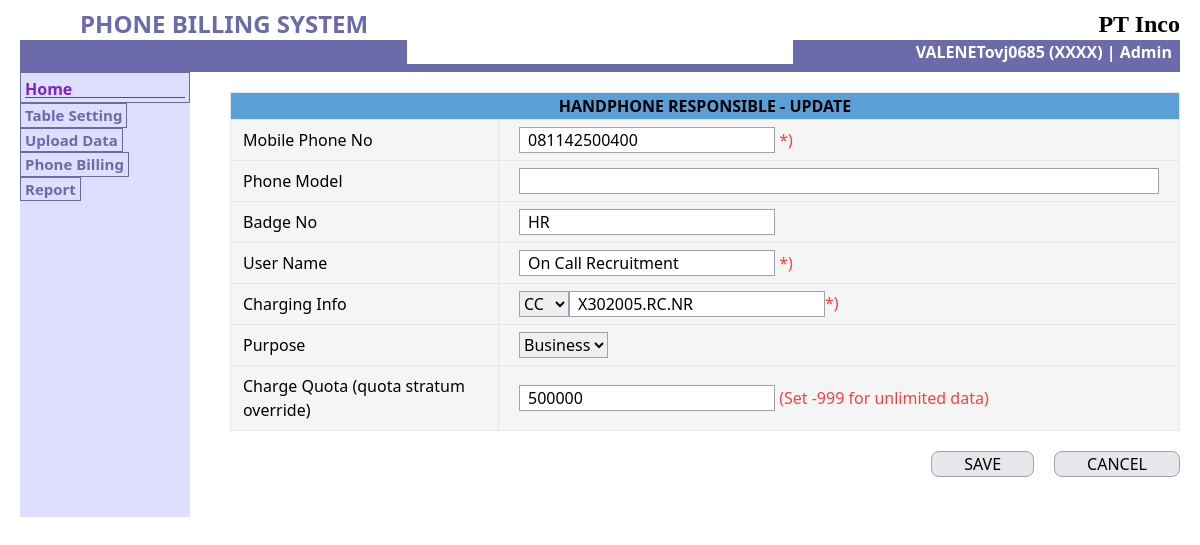
Screenshot of /pages/form-tablesetting-update.php?id=4 with the database file from the repository.
### tables this page shows
CREATE TABLE `setting` (
  `id` int(11) NOT NULL,
  `handphone_no` varchar(255) NOT NULL,
  `phone_model` varchar(255) NOT NULL,
  `badge_number` varchar(255) NOT NULL,
  `user_name` varchar(255) NOT NULL,
  `charging_selected` varchar(20) NOT NULL,
  `charging_no` varchar(255) NOT NULL,
  `purpose` varchar(255) NOT NULL,
  `charge_quota` varchar(255) NOT NULL
);

### pages/form-tablesetting-update.php (the view, shortened to what this page needs)
<?php
include('../data/db.php');
$id = $_GET['id'] ?? '';
$sql = "SELECT * FROM setting WHERE id='$id'";
$res = mysqli_query($conn, $sql);
$data = mysqli_fetch_array($res);
?>
<!DOCTYPE html>
<html lang="en">
<head>
  <link href="../output.css" rel="stylesheet">
</head>
<body>
  <?php
  include('../components/navbar.php');
  ?>
  <div class="flex gap-10 px-5">
    <?php
    include('../components/sidebar.php');
    ?>
    <div class="flex-1 py-5">
      <form action="form-tablesetting-update.php" method="post">
        <?php if (!isset($_POST['save'])) : ?>
          <table class="w-full border-collapse border">
            <thead>
              <th colspan="2" class="border bg-[#5A9FD6] font-bold">HANDPHONE RESPONSIBLE - UPDATE
              </th>
            </thead>
            <tbody style="background-color: #F5F5F5;">
              <tr>
                <td class="px-3 w-96 border py-2 font-medium">Mobile Phone No</td>
                <td class="border  px-5">
                  <input type="number" name="handphone_no" value="<?= $data['handphone_no']; ?>" class="px-2 border border-gray-400 w-64" required>
                  <span class="text-red-500">*)</span>
                </td>
              </tr>
              <tr>
                <td class="px-3 w-72 border py-2 font-medium">Phone Model</td>
                <td class="border px-5">
                  <input type="text" name="phone_model" value="<?= $data['phone_model']; ?>" class="px-2 border border-gray-400 w-[40rem]">
                </td>
              </tr>
              <tr>
                <td class="px-3 w-72 border py-2 font-medium">Badge No</td>
                <td class="border  px-5">
                  <input type="text" name="badge_number" value="<?= $data['badge_number']; ?>" class="px-2 border border-gray-400 w-64">
                </td>
              </tr>
              <tr>
                <td class="px-3 w-72 border py-2 font-medium">User Name</td>
                <td class="border  px-5">
                  <input type="text" name="user_name" value="<?= $data['user_name']; ?>" class="px-2 border border-gray-400 w-64" required>
                  <span class="text-red-500">*)</span>
                </td>
              </tr>
              <tr>
                <td class="px-3 w-72 border py-2 font-medium">Charging Info</td>
                <td class="border px-5">
                  <div class="flex items-stretch">
                    <select name="select_charging" class="border border-gray-400 ">
                      <option <?php if ($data['charging_selected'] === "CC") {
                              } ?> value="CC">CC</option>
                    </select>
                    <input type="text" value="<?= $data['charging_no']; ?>" name="charging_no" class="px-2 border border-gray-400 w-64" required>
                    <span class="text-red-500">*)</span>
                  </div>
                </td>
              </tr>
              <tr>
                <td class="px-3 w-72 border py-2 font-medium">Purpose</td>
                <td class="border px-5">
                  <select name="purpose" class="border border-gray-400 ">
                    <option <?php if ($data['purpose'] === "Business") {
                              echo ("Selected");
                            } ?> value="Business">Business
                    </option>
                  </select>
                </td>
              </tr>
              <tr>
                <td class="px-3 w-72 border py-2 font-medium">Charge Quota (quota stratum override)</td>
                <td class="border  px-5">
                  <input type="number" name="charge_quota" value="<?= $data['charge_quota']; ?>" class="px-2 border border-gray-400 w-64">
                  <span class="text-red-500">(Set -999 for unlimited data)</span>
                </td>
              </tr>
            </tbody>
          </table>
        <?php endif; ?>
        <div class="flex justify-end gap-5 py-5">
          <button type="submit" name="save" class="bg-gray-200 border border-gray-400 px-8 rounded-lg font-medium">SAVE</button>
          <a href="/telephone/pages/table-setting.php" class="bg-gray-200 border border-gray-400 px-8 rounded-lg font-medium">CANCEL</a>
        </div>
      </form>
    </div>
  </div>
</body>
</html>

### rows the page displays
setting: handphone_no "081142500400", badge_number "HR", user_name "On Call Recruitment", charging_no "X302005.RC.NR", charge_quota "500000"
